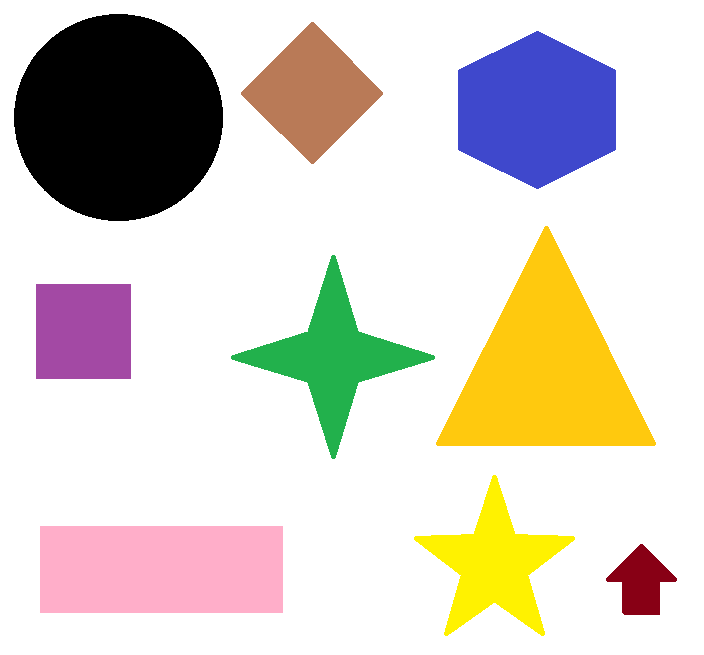
#> input picture resources/For_figure_detection.png, 704 x 655 px, found by its file name
$ python object_detection.py
#> lines starting #> are read from the running program, lines starting #| are printed output that depends on the picture; after the words box and inside, x2 and y2 are one past the last pixel; in counts of white or black regions, pixels touching at a corner belong together
### color-face-cach/cv2_self_functions.py
import cv2
import numpy as np

# Integrate images into windows
def stackImages(scale, imgArray):
    rows = len(imgArray)
    cols = len(imgArray[0])
    rowsAvailable = isinstance(imgArray[0], list)
    width = imgArray[0][0].shape[1]
    height = imgArray[0][0].shape[0]
    if rowsAvailable:
        for x in range(0, rows):
            for y in range(0, cols):
                if imgArray[x][y].shape[:2] == imgArray[0][0].shape[:2]:
                    imgArray[x][y] = cv2.resize(
                        imgArray[x][y], (0, 0), None, scale, scale)
                else:
                    imgArray[x][y] = cv2.resize(
                        imgArray[x][y], (imgArray[0][0].shape[1], imgArray[0][0].shape[0]), None, scale, scale)
                if len(imgArray[x][y].shape) == 2:
                    imgArray[x][y] = cv2.cvtColor(
                        imgArray[x][y], cv2.COLOR_GRAY2BGR)
        imageBlank = np.zeros((height, width, 3), np.uint8)
        hor = [imageBlank]*rows
        hor_con = [imageBlank]*rows
        for x in range(0, rows):
            hor[x] = np.hstack(imgArray[x])
        ver = np.vstack(hor)
    else:
        for x in range(0, rows):
            if imgArray[x].shape[:2] == imgArray[0].shape[:2]:
                imgArray[x] = cv2.resize(
                    imgArray[x], (0, 0), None, scale, scale)
            else:
                imgArray[x] = cv2.resize(
                    imgArray[x], (imgArray[0].shape[1], imgArray[0].shape[0]), None, scale, scale)
            if len(imgArray[x].shape) == 2:
                imgArray[x] = cv2.cvtColor(imgArray[x], cv2.COLOR_GRAY2BGR)
        hor = np.hstack(imgArray)
        ver = hor
    return ver

# Get the object frame
def getContours(img, img_canny ):
    imgContour = img.copy()
    contours, hierarchy = cv2.findContours(
        img_canny, cv2.RETR_EXTERNAL, cv2.CHAIN_APPROX_NONE)
    for cnt in contours:
        area = cv2.contourArea(cnt)
        print(area)
        if area > 500:
            cv2.drawContours(imgContour, cnt, -1, (255, 0, 0), 3)
            peri = cv2.arcLength(cnt, True)
            print(peri)
            approx = cv2.approxPolyDP(cnt, 0.02*peri, True)
            print(len(approx))
            objCor = len(approx)
            x, y, w, h = cv2.boundingRect(approx)

            if objCor == 3:
                objectType = "Tri"
            elif objCor == 4:
                aspRatio = w/float(h)
                if aspRatio > 0.98 and aspRatio < 1.03:
                    objectType = "Square"
                else:
                    objectType = "Rectangle"
            elif objCor > 4:
                objectType = "Circles"
            else:
                objectType = "None"

            cv2.rectangle(imgContour, (x, y), (x+w, y+h), (0, 255, 0), 2)
            cv2.putText(imgContour, objectType,
                        (x+(w//2)-10, y+(h//2)-10), cv2.FONT_HERSHEY_COMPLEX, 0.7,
                        (0, 0, 0), 2)
    return imgContour

### color-face-cach/object_detection.py
import cv2, numpy as np
from cv2_self_functions import stackImages, getContours

file = "resources/For_figure_detection.png"
img = cv2.imread(file)
#> img is the input picture: shape (655, 704, 3); mean B, G, R 202, 211.9, 219

img_gray = cv2.cvtColor(img, cv2.COLOR_RGB2GRAY)
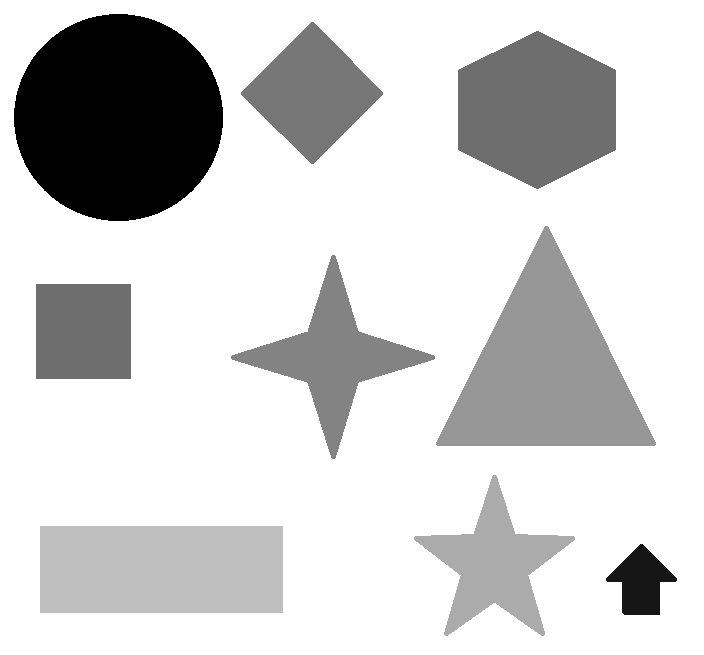
#> img_gray: shape (655, 704); min 0, max 255, mean 209.7
img_blur = cv2.GaussianBlur(img_gray, (7, 7), 1)
img_canny = cv2.Canny(img_blur, 50, 50)
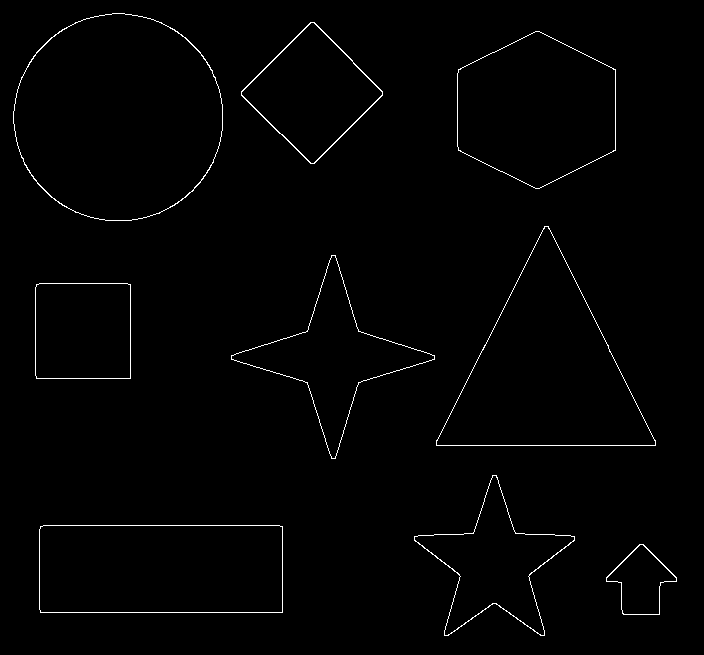
#> img_canny: shape (655, 704); 1.1% white in thin lines or dots, all inside (x1, y1, x2, y2) = (13, 13, 677, 636)


img_blank = np.zeros_like(img)
get_contours = getContours(img, img_canny)
#> in getContours, `contours, hierarchy = cv2.findContours( img_canny, cv2.RETR_EXTERNAL, ..`: contours = 9 contours; largest, box (x1, y1, x2, y2) and area: (13, 13, 223, 221) 33990, (436, 226, 656, 446) 24746, (39, 525, 283, 613) 21130, (457, 31, 616, 189) 18833, (231, 255, 435, 459) 10980
#> the loop in getContours, `for cnt in contours:` made 9 passes
#> (area, peri, approx, objCor, x, y, w, h) on passes 2, 4, 8: (21130, 657.7, [[40, 526], [40, 612], [282, 612], [282, 526]], 4, 40, 526, 243, 87), (9014, 377.7, [[36, 284], [36, 378], [130, 378], [130, 284]], 4, 36, 284, 95, 95), (10504.5, 404.1, [[310, 22], [241, 95], [314, 163], [382, 91]], 4, 241, 22, 142, 142)
#> (area, peri, approx, objCor, x, y, w, h) on pass 6: (24745.5, 750.1, [[544, 226], [436, 445], [655, 445]], 3, 436, 226, 220, 220)
#> (printed output is left out)
#> after the loop in getContours, `for cnt in contours:`:
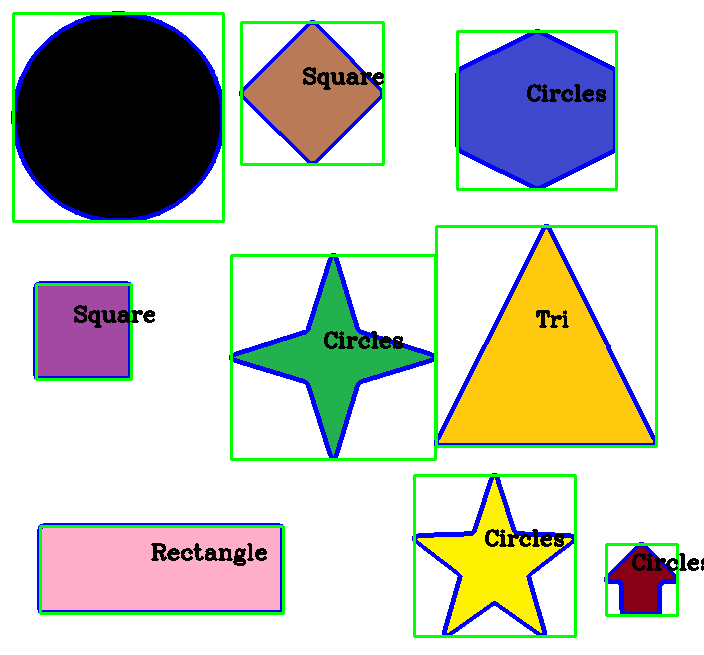
#> imgContour: shape (655, 704, 3); 8.35% of pixels changed, all inside (x1, y1, x2, y2) = (11, 11, 704, 638)
img_stack = stackImages(0.6, ([img, img_gray, img_blur],
                              [img_canny, get_contours, img_blank]))
#> after the loop in stackImages, `for x in range(0, rows):`: hor = 2 items
#> in stackImages, `ver = np.vstack(hor)`:
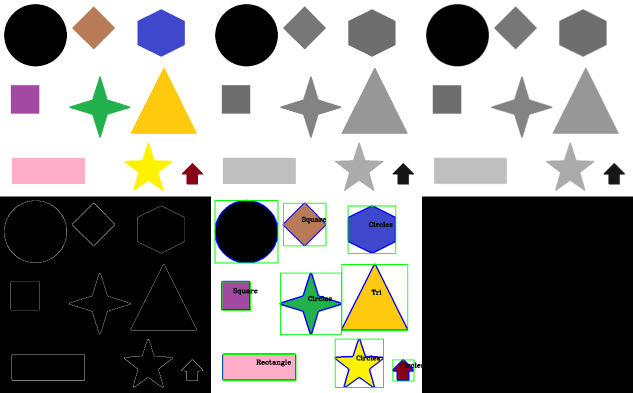
#> ver: shape (786, 1266, 3) (shown at 1/2 size); mean of channels 0, 1, 2 136.5, 139.7, 140.4; drawn as B, G, R


cv2.imshow("Stack Image", img_stack)

cv2.waitKey(0)
